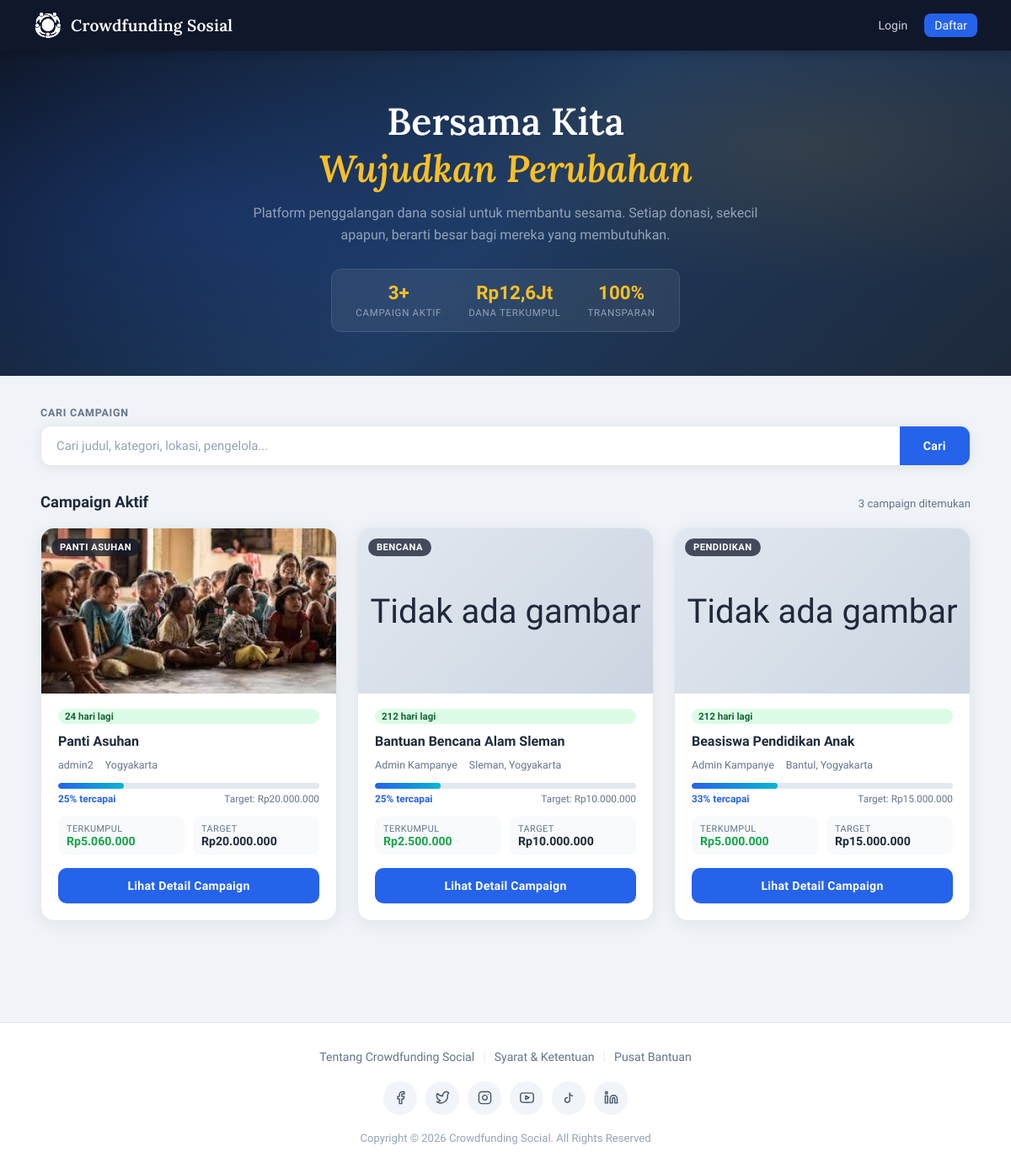
Before: / with the older database file.
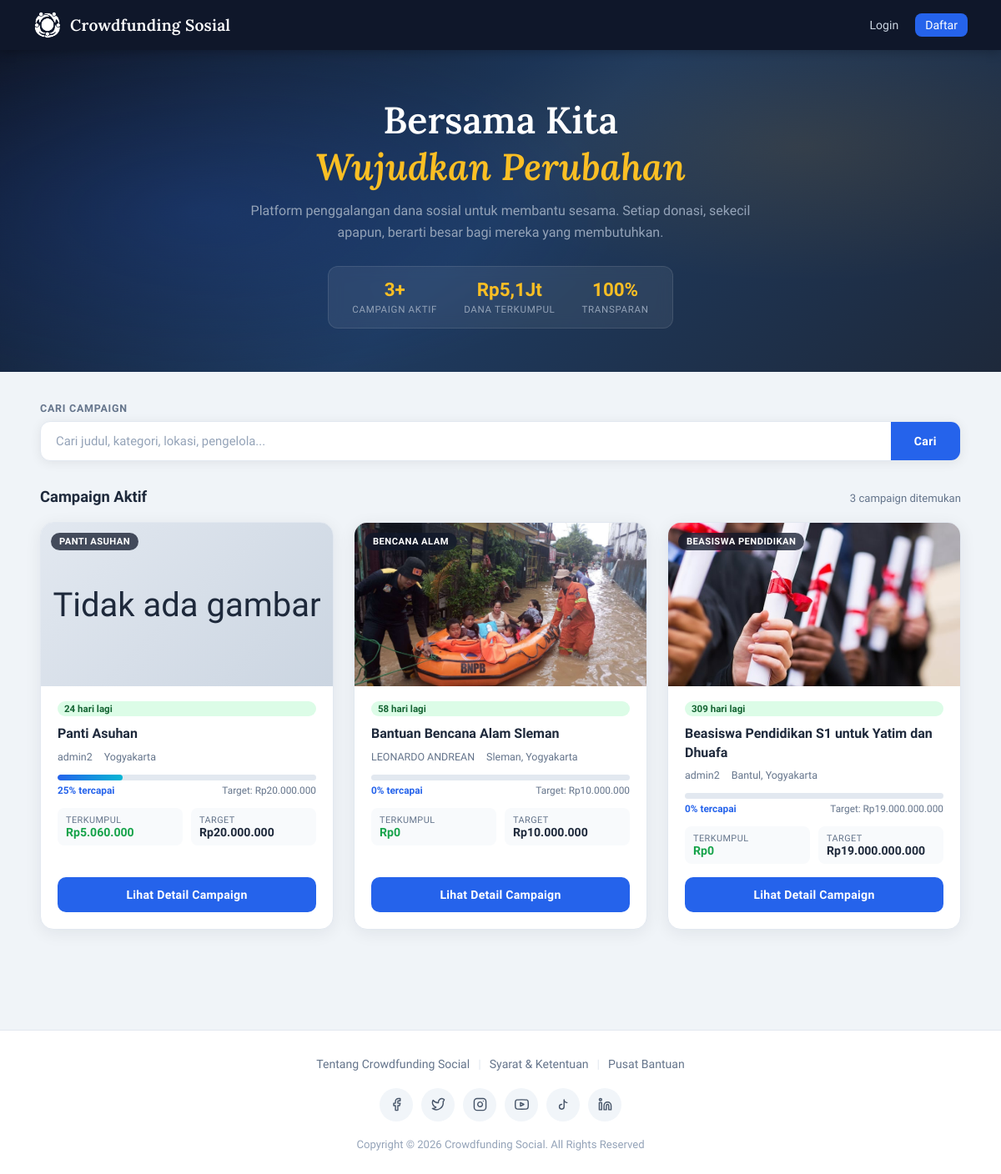
After: the same page with the newer database file.
### tables this page shows
CREATE TABLE `campaigns` (
  `id` int(11) NOT NULL,
  `manager_id` int(11) NOT NULL,
  `title` varchar(150) NOT NULL,
  `category` varchar(100) NOT NULL,
  `location` varchar(150) NOT NULL,
  `description` text NOT NULL,
  `target_amount` decimal(15,2) NOT NULL DEFAULT 0.00,
  `collected_amount` decimal(15,2) NOT NULL DEFAULT 0.00,
  `deadline` datetime NOT NULL,
  `image` varchar(255) NOT NULL,
  `bank_info` varchar(255) NOT NULL,
  `created_at` timestamp NOT NULL DEFAULT current_timestamp()
);

CREATE TABLE `users` (
  `id` int(11) NOT NULL,
  `name` varchar(100) NOT NULL,
  `email` varchar(100) NOT NULL,
  `phone` varchar(20) NOT NULL,
  `address` text DEFAULT NULL,
  `password` varchar(255) NOT NULL,
  `role` enum('donor','manager') NOT NULL DEFAULT 'donor',
  `created_at` timestamp NOT NULL DEFAULT current_timestamp()
);

### index.php (the view, shortened to what this page needs)
<?php
require 'config.php';
$keyword = trim($_GET['search'] ?? '');
$page = isset($_GET['page']) ? max(1, (int)$_GET['page']) : 1;
$limit = 6;
$offset = ($page - 1) * $limit;
$where = "WHERE c.deadline >= NOW()";
$params = [];
$types = "";
$countStmt = $conn->prepare("SELECT COUNT(*) AS total FROM campaigns c JOIN users u ON c.manager_id = u.id $where");
$countStmt->execute();
$totalRows = $countStmt->get_result()->fetch_assoc()['total'];
$statsStmt = $conn->query("SELECT COUNT(*) AS tc, COALESCE(SUM(collected_amount),0) AS tca FROM campaigns WHERE deadline >= NOW()");
$stats = $statsStmt->fetch_assoc();
$sql = "SELECT c.*, u.name AS manager_name
        FROM campaigns c JOIN users u ON c.manager_id = u.id
        $where
        ORDER BY c.deadline ASC, c.collected_amount ASC
        LIMIT ? OFFSET ?";
$stmt = $conn->prepare($sql);
if (!empty($params)) {
    $stmt->bind_param($types . "ii", ...[...$params, $limit, $offset]);
} else {
    $stmt->bind_param("ii", $limit, $offset);
}
$stmt->execute();
$result = $stmt->get_result();
?>
<!DOCTYPE html>
<html lang="id">
<head>
    <link rel="stylesheet" href="assets/css/index.css">
</head>
<body>
<nav class="navbar">
    <div class="navbar-brand">
        <img src="uploads/LogoKecil.png" alt="Logo">
        Crowdfunding Sosial
    </div>
    <div class="navbar-links">
        <?php if (isset($_SESSION['user_id'])): ?>
            <span class="user-greet">Halo, <?= htmlspecialchars($_SESSION['user_name']) ?> |</span>
            <?php if ($_SESSION['user_role'] === 'donor'): ?>
                <a href="donation_history.php">Riwayat</a>
                <a href="summary.php">Summary</a>
            <?php else: ?>
                <a href="manager_dashboard.php" class="btn-nav-cta">Dashboard</a>
            <?php endif; ?>
            <a href="logout.php">Logout</a>
        <?php else: ?>
            <a href="login.php">Login</a>
            <a href="register.php" class="btn-nav-cta">Daftar</a>
        <?php endif; ?>
    </div>
</nav>
<div class="hero">
    <div class="hero-inner">
        <h1>Bersama Kita<br><em>Wujudkan Perubahan</em></h1>
        <p>Platform penggalangan dana sosial untuk membantu sesama. Setiap donasi, sekecil apapun, berarti besar bagi mereka yang membutuhkan.</p>
        <div class="hero-stats">
            <div class="hero-stat">
                <span class="val"><?= $stats['tc'] ?>+</span>
                <span class="lbl">Campaign Aktif</span>
            </div>
            <div class="hero-stat">
                <span class="val">Rp<?= number_format($stats['tca'] / 1000000, 1, ',', '.') ?>Jt</span>
                <span class="lbl">Dana Terkumpul</span>
            </div>
            <div class="hero-stat">
                <span class="val">100%</span>
                <span class="lbl">Transparan</span>
            </div>
        </div>
    </div>
</div>
<div class="container">
    <div class="search-wrap">
        <div class="search-label">Cari Campaign</div>
        <form class="search-box" method="get">
            <input type="text" name="search" placeholder="Cari judul, kategori, lokasi, pengelola..." value="<?= htmlspecialchars($keyword) ?>">
            <button type="submit">Cari</button>
        </form>
    </div>
    <div class="section-head">
        <h2><?= $keyword ? 'Hasil Pencarian' : 'Campaign Aktif' ?></h2>
        <span class="count"><?= $totalRows ?> campaign ditemukan</span>
    </div>
    <div class="grid">
        <?php if ($result && $result->num_rows > 0): ?>
            <?php while ($row = $result->fetch_assoc()):
                $pct = ($row['target_amount'] > 0)
                    ? min(100, round(($row['collected_amount'] / $row['target_amount']) * 100))
                    : 0;
                $daysLeft = ceil((strtotime($row['deadline']) - time()) / 86400);
                $imgPath  = 'uploads/' . $row['image'];
                $imgExists = !empty($row['image']) && file_exists($imgPath);
            ?>
            <div class="card">
                <div class="card-img-wrap">
                    <?php if ($imgExists): ?>
                        <img src="<?= htmlspecialchars($imgPath) ?>" alt="<?= htmlspecialchars($row['title']) ?>">
                    <?php else: ?>
                        <div class="no-img">Tidak ada gambar</div>
                    <?php endif; ?>
                    <span class="card-category-badge"><?= htmlspecialchars($row['category']) ?></span>
                </div>
                <div class="card-body">
                    <span class="deadline-badge <?= $daysLeft <= 14 ? 'soon' : 'normal' ?>">
                        <?= $daysLeft > 0 ? $daysLeft . ' hari lagi' : 'Berakhir hari ini' ?>
                    </span>
                    <h3><?= htmlspecialchars($row['title']) ?></h3>
                    <div class="card-meta">
                        <span><?= htmlspecialchars($row['manager_name']) ?></span>
                        <span><?= htmlspecialchars($row['location'] ?? '-') ?></span>
                    </div>
                    <div class="progress-wrap">
                        <div class="progress-bg">
                            <div class="progress-fill" style="width: <?= $pct ?>%"></div>
                        </div>
                        <div class="progress-row">
                            <span class="pct"><?= $pct ?>% tercapai</span>
                            <span class="target">Target: Rp<?= number_format($row['target_amount'], 0, ',', '.') ?></span>
                        </div>
                    </div>
                    <div class="card-amounts">
                        <div class="amount-box collected">
                            <div class="alabel">Terkumpul</div>
                            <div class="aval">Rp<?= number_format($row['collected_amount'], 0, ',', '.') ?></div>
                        </div>
                        <div class="amount-box">
                            <div class="alabel">Target</div>
                            <div class="aval">Rp<?= number_format($row['target_amount'], 0, ',', '.') ?></div>
                        </div>
                    </div>
                    <a class="btn-detail" href="detail.php?id=<?= $row['id'] ?>">Lihat Detail Campaign</a>
                </div>
            </div>
            <?php endwhile; ?>
        <?php else: ?>
            <div class="empty-state">
                <p>Tidak ada campaign yang ditemukan<?= $keyword ? ' untuk "' . htmlspecialchars($keyword) . '"' : '' ?>.</p>
            </div>
        <?php endif; ?>
    </div>
</div>
<footer class="site-footer">
    <div class="footer-inner">
        <div class="footer-links">
            <a href="#">Tentang Crowdfunding Social</a>
            <span class="footer-sep">|</span>
            <a href="#">Syarat &amp; Ketentuan</a>
            <span class="footer-sep">|</span>
            <a href="#">Pusat Bantuan</a>
        </div>
        <div class="footer-socials">
            <a href="https://www.instagram.com/crowdfunding_sociall/" target="_blank" rel="noopener" aria-label="Facebook">
                <svg viewBox="0 0 24 24" fill="none" stroke="currentColor" stroke-width="2" stroke-linecap="round" stroke-linejoin="round"><path d="M18 2h-3a5 5 0 0 0-5 5v3H7v4h3v8h4v-8h3l1-4h-4V7a1 1 0 0 1 1-1h3z"/></svg>
            </a>
            <a href="https://www.instagram.com/crowdfunding_sociall/" target="_blank" rel="noopener" aria-label="Twitter/X">
                <svg viewBox="0 0 24 24" fill="none" stroke="currentColor" stroke-width="2" stroke-linecap="round" stroke-linejoin="round"><path d="M22 4s-.7 2.1-2 3.4c1.6 10-9.4 17.3-18 11.6 2.2.1 4.4-.6 6-2C3 15.5.5 9.6 3 5c2.2 2.7 5.4 4.4 9 4.4C11.5 4.7 17-1 22 4z"/></svg>
            </a>
            <a href="https://www.instagram.com/crowdfunding_sociall/" target="_blank" rel="noopener" aria-label="Instagram">
                <svg viewBox="0 0 24 24" fill="none" stroke="currentColor" stroke-width="2" stroke-linecap="round" stroke-linejoin="round"><rect x="2" y="2" width="20" height="20" rx="5" ry="5"/><path d="M16 11.37A4 4 0 1 1 12.63 8 4 4 0 0 1 16 11.37z"/><line x1="17.5" y1="6.5" x2="17.51" y2="6.5"/></svg>
            </a>
            <a href="https://www.instagram.com/crowdfunding_sociall/" target="_blank" rel="noopener" aria-label="YouTube">
            </a>
            <a href="https://www.instagram.com/crowdfunding_sociall/" target="_blank" rel="noopener" aria-label="TikTok">
                <svg viewBox="0 0 24 24" fill="none" stroke="currentColor" stroke-width="2" stroke-linecap="round" stroke-linejoin="round"><path d="M9 12a4 4 0 1 0 4 4V4a5 5 0 0 0 5 5"/></svg>
            </a>
            <a href="https://www.instagram.com/crowdfunding_sociall/" target="_blank" rel="noopener" aria-label="LinkedIn">
                <svg viewBox="0 0 24 24" fill="none" stroke="currentColor" stroke-width="2" stroke-linecap="round" stroke-linejoin="round"><path d="M16 8a6 6 0 0 1 6 6v7h-4v-7a2 2 0 0 0-2-2 2 2 0 0 0-2 2v7h-4v-7a6 6 0 0 1 6-6z"/><rect x="2" y="9" width="4" height="12"/><circle cx="4" cy="4" r="2"/></svg>
            </a>
        </div>
        <div class="footer-copy">Copyright &copy; 2026 Crowdfunding Social. All Rights Reserved</div>
    </div>
</footer>
</body>
</html>

Changed rows visible on the page:
removed campaigns: shows "Tidak ada gambar", category "BENCANA", deadline "212", title "Bantuan Bencana Alam Sleman", manager.name "Admin Kampanye", location "Sleman, Yogyakarta", pct "25", target_amount "10.000.000", collected_amount "2.500.000"
removed campaigns: shows "Tidak ada gambar", category "PENDIDIKAN", deadline "212", title "Beasiswa Pendidikan Anak", manager.name "Admin Kampanye", location "Bantul, Yogyakarta", pct "33", target_amount "15.000.000", collected_amount "5.000.000"
changed campaigns "Panti Asuhan": image: picture removed; now shows "Tidak ada gambar"
added campaigns: image (picture), category "BENCANA ALAM", deadline "58", title "Bantuan Bencana Alam Sleman", manager.name "LEONARDO ANDREAN", location "Sleman, Yogyakarta", pct "0", target_amount "10.000.000", collected_amount "0"
added campaigns: image (picture), category "BEASISWA PENDIDIKAN", deadline "309", title "Beasiswa Pendidikan S1 untuk Yatim dan Dhuafa", manager.name "admin2", location "Bantul, Yogyakarta", pct "0", target_amount "19.000.000.000", collected_amount "0"
Other visible differences:
$stats['tca'] / 1000000: "12,6" → "5,1"
